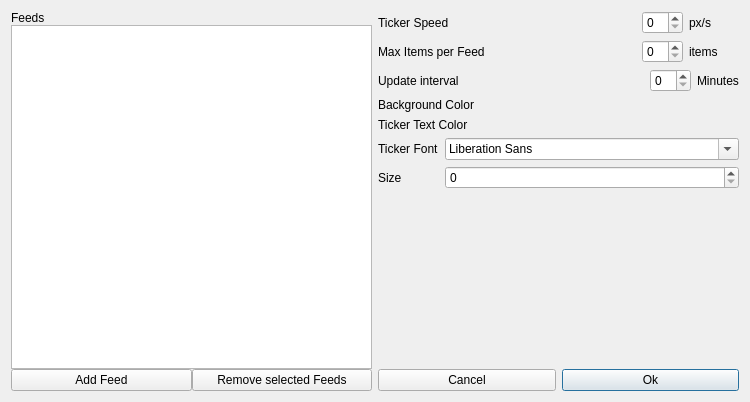
<?xml version="1.0" encoding="UTF-8"?>
<ui version="4.0">
 <class>ConfigDialog</class>
 <widget class="QDialog" name="ConfigDialog">
  <property name="geometry">
   <rect>
    <x>0</x>
    <y>0</y>
    <width>750</width>
    <height>402</height>
   </rect>
  </property>
  <property name="sizePolicy">
   <sizepolicy hsizetype="Expanding" vsizetype="Preferred">
    <horstretch>0</horstretch>
    <verstretch>0</verstretch>
   </sizepolicy>
  </property>
  <property name="windowTitle">
   <string>Dialog</string>
  </property>
  <layout class="QGridLayout" name="gridLayout_3">
   <item row="0" column="1">
    <layout class="QVBoxLayout" name="verticalLayout_2" stretch="0,0,0">
     <property name="spacing">
      <number>-1</number>
     </property>
     <property name="sizeConstraint">
      <enum>QLayout::SetFixedSize</enum>
     </property>
     <item>
      <layout class="QGridLayout" name="gridLayout">
       <property name="sizeConstraint">
        <enum>QLayout::SetFixedSize</enum>
       </property>
       <item row="2" column="0">
        <layout class="QHBoxLayout" name="horizontalLayout_5">
         <item>
          <widget class="QLabel" name="label_7">
           <property name="sizePolicy">
            <sizepolicy hsizetype="MinimumExpanding" vsizetype="Preferred">
             <horstretch>1</horstretch>
             <verstretch>0</verstretch>
            </sizepolicy>
           </property>
           <property name="text">
            <string>Update interval</string>
           </property>
          </widget>
         </item>
         <item>
          <widget class="QSpinBox" name="m_spRefreshInterval">
           <property name="sizePolicy">
            <sizepolicy hsizetype="Minimum" vsizetype="Fixed">
             <horstretch>0</horstretch>
             <verstretch>0</verstretch>
            </sizepolicy>
           </property>
          </widget>
         </item>
         <item>
          <widget class="QLabel" name="label_8">
           <property name="sizePolicy">
            <sizepolicy hsizetype="Fixed" vsizetype="Preferred">
             <horstretch>0</horstretch>
             <verstretch>0</verstretch>
            </sizepolicy>
           </property>
           <property name="text">
            <string>Minutes</string>
           </property>
          </widget>
         </item>
        </layout>
       </item>
       <item row="1" column="0">
        <layout class="QHBoxLayout" name="horizontalLayout_2" stretch="0,0,0">
         <property name="sizeConstraint">
          <enum>QLayout::SetDefaultConstraint</enum>
         </property>
         <item>
          <widget class="QLabel" name="label_3">
           <property name="sizePolicy">
            <sizepolicy hsizetype="Preferred" vsizetype="Preferred">
             <horstretch>1</horstretch>
             <verstretch>0</verstretch>
            </sizepolicy>
           </property>
           <property name="minimumSize">
            <size>
             <width>100</width>
             <height>0</height>
            </size>
           </property>
           <property name="text">
            <string>Max Items per Feed</string>
           </property>
          </widget>
         </item>
         <item>
          <widget class="QSpinBox" name="m_spMaxItems">
           <property name="sizePolicy">
            <sizepolicy hsizetype="Minimum" vsizetype="Fixed">
             <horstretch>0</horstretch>
             <verstretch>0</verstretch>
            </sizepolicy>
           </property>
          </widget>
         </item>
         <item>
          <widget class="QLabel" name="label_4">
           <property name="sizePolicy">
            <sizepolicy hsizetype="Fixed" vsizetype="Preferred">
             <horstretch>0</horstretch>
             <verstretch>0</verstretch>
            </sizepolicy>
           </property>
           <property name="minimumSize">
            <size>
             <width>50</width>
             <height>0</height>
            </size>
           </property>
           <property name="text">
            <string>items</string>
           </property>
          </widget>
         </item>
        </layout>
       </item>
       <item row="0" column="0">
        <layout class="QHBoxLayout" name="horizontalLayout">
         <item>
          <widget class="QLabel" name="label">
           <property name="sizePolicy">
            <sizepolicy hsizetype="MinimumExpanding" vsizetype="Preferred">
             <horstretch>0</horstretch>
             <verstretch>0</verstretch>
            </sizepolicy>
           </property>
           <property name="minimumSize">
            <size>
             <width>0</width>
             <height>0</height>
            </size>
           </property>
           <property name="text">
            <string>Ticker Speed</string>
           </property>
          </widget>
         </item>
         <item>
          <widget class="QSpinBox" name="m_spTickerSpeed">
           <property name="sizePolicy">
            <sizepolicy hsizetype="Minimum" vsizetype="Fixed">
             <horstretch>0</horstretch>
             <verstretch>0</verstretch>
            </sizepolicy>
           </property>
          </widget>
         </item>
         <item>
          <widget class="QLabel" name="label_2">
           <property name="sizePolicy">
            <sizepolicy hsizetype="Fixed" vsizetype="Preferred">
             <horstretch>0</horstretch>
             <verstretch>0</verstretch>
            </sizepolicy>
           </property>
           <property name="minimumSize">
            <size>
             <width>50</width>
             <height>0</height>
            </size>
           </property>
           <property name="text">
            <string>px/s</string>
           </property>
          </widget>
         </item>
        </layout>
       </item>
      </layout>
     </item>
     <item>
      <layout class="QGridLayout" name="gridLayout_2">
       <property name="sizeConstraint">
        <enum>QLayout::SetFixedSize</enum>
       </property>
       <item row="1" column="0">
        <layout class="QHBoxLayout" name="horizontalLayout_4">
         <item>
          <widget class="QLabel" name="label_6">
           <property name="text">
            <string>Ticker Text Color</string>
           </property>
          </widget>
         </item>
         <item>
          <widget class="ColorButton" name="m_btnTickerColor" native="true">
           <property name="maximumSize">
            <size>
             <width>150</width>
             <height>16777215</height>
            </size>
           </property>
          </widget>
         </item>
        </layout>
       </item>
       <item row="0" column="0">
        <layout class="QHBoxLayout" name="horizontalLayout_3">
         <item>
          <widget class="QLabel" name="label_5">
           <property name="text">
            <string>Background Color</string>
           </property>
          </widget>
         </item>
         <item>
          <widget class="ColorButton" name="m_btnBgkColor" native="true">
           <property name="maximumSize">
            <size>
             <width>150</width>
             <height>16777215</height>
            </size>
           </property>
          </widget>
         </item>
        </layout>
       </item>
      </layout>
     </item>
     <item>
      <layout class="QFormLayout" name="formLayout">
       <item row="0" column="0">
        <widget class="QLabel" name="label_10">
         <property name="sizePolicy">
          <sizepolicy hsizetype="Minimum" vsizetype="Preferred">
           <horstretch>0</horstretch>
           <verstretch>0</verstretch>
          </sizepolicy>
         </property>
         <property name="text">
          <string>Ticker Font</string>
         </property>
        </widget>
       </item>
       <item row="0" column="1">
        <widget class="QFontComboBox" name="m_cboFont">
         <property name="sizePolicy">
          <sizepolicy hsizetype="Expanding" vsizetype="Fixed">
           <horstretch>0</horstretch>
           <verstretch>0</verstretch>
          </sizepolicy>
         </property>
        </widget>
       </item>
       <item row="1" column="0">
        <widget class="QLabel" name="label_11">
         <property name="text">
          <string>Size</string>
         </property>
        </widget>
       </item>
       <item row="1" column="1">
        <widget class="QSpinBox" name="m_spFontSize"/>
       </item>
      </layout>
     </item>
    </layout>
   </item>
   <item row="0" column="0" rowspan="6">
    <layout class="QVBoxLayout" name="verticalLayout" stretch="0,0,0">
     <property name="spacing">
      <number>0</number>
     </property>
     <property name="sizeConstraint">
      <enum>QLayout::SetNoConstraint</enum>
     </property>
     <item>
      <widget class="QLabel" name="label_9">
       <property name="sizePolicy">
        <sizepolicy hsizetype="Expanding" vsizetype="Preferred">
         <horstretch>0</horstretch>
         <verstretch>0</verstretch>
        </sizepolicy>
       </property>
       <property name="text">
        <string>Feeds</string>
       </property>
      </widget>
     </item>
     <item>
      <widget class="QListView" name="m_lstFeeds"/>
     </item>
     <item>
      <layout class="QHBoxLayout" name="horizontalLayout_7" stretch="1,1">
       <item>
        <widget class="QPushButton" name="m_btnAddFeed">
         <property name="text">
          <string>Add Feed</string>
         </property>
        </widget>
       </item>
       <item>
        <widget class="QPushButton" name="m_btnDelFeed">
         <property name="sizePolicy">
          <sizepolicy hsizetype="Expanding" vsizetype="Fixed">
           <horstretch>0</horstretch>
           <verstretch>0</verstretch>
          </sizepolicy>
         </property>
         <property name="text">
          <string>Remove selected Feeds</string>
         </property>
        </widget>
       </item>
      </layout>
     </item>
    </layout>
   </item>
   <item row="5" column="1">
    <layout class="QHBoxLayout" name="horizontalLayout_6" stretch="0,0">
     <property name="spacing">
      <number>-1</number>
     </property>
     <item>
      <widget class="QPushButton" name="m_btnCancel">
       <property name="sizePolicy">
        <sizepolicy hsizetype="Preferred" vsizetype="Fixed">
         <horstretch>0</horstretch>
         <verstretch>0</verstretch>
        </sizepolicy>
       </property>
       <property name="text">
        <string>Cancel</string>
       </property>
      </widget>
     </item>
     <item>
      <widget class="QPushButton" name="m_btnOk">
       <property name="sizePolicy">
        <sizepolicy hsizetype="Preferred" vsizetype="Fixed">
         <horstretch>0</horstretch>
         <verstretch>0</verstretch>
        </sizepolicy>
       </property>
       <property name="text">
        <string>Ok</string>
       </property>
       <property name="default">
        <bool>true</bool>
       </property>
      </widget>
     </item>
    </layout>
   </item>
   <item row="3" column="1" rowspan="2">
    <spacer name="verticalSpacer">
     <property name="orientation">
      <enum>Qt::Vertical</enum>
     </property>
     <property name="sizeHint" stdset="0">
      <size>
       <width>20</width>
       <height>172</height>
      </size>
     </property>
    </spacer>
   </item>
  </layout>
 </widget>
 <customwidgets>
  <customwidget>
   <class>ColorButton</class>
   <extends>QWidget</extends>
   <header>colorbutton.h</header>
  </customwidget>
 </customwidgets>
 <resources/>
 <connections/>
</ui>
